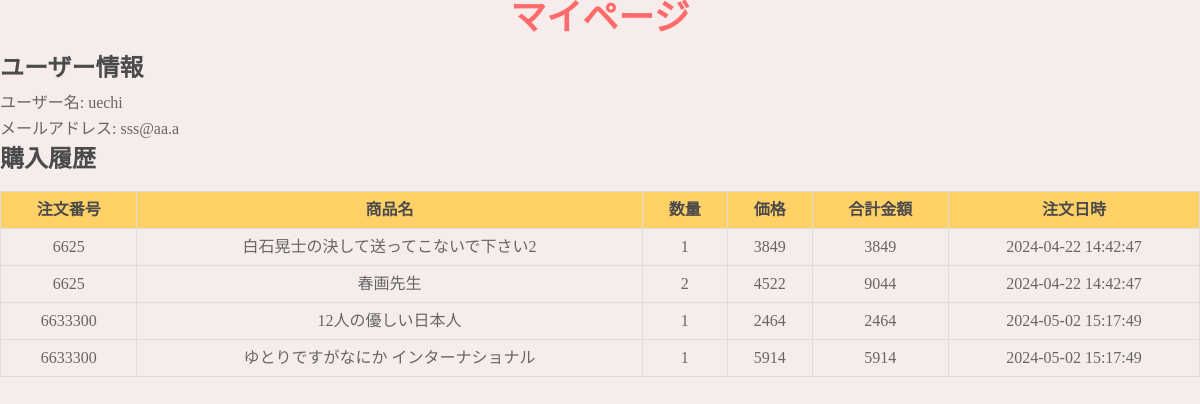
The page /mypage.php (signed in) on the database its author committed.
### tables this page shows
CREATE TABLE `orders` (
  `id` int(100) NOT NULL,
  `Name` varchar(255) NOT NULL,
  `Address` varchar(255) NOT NULL,
  `mail` varchar(200) NOT NULL,
  `Title` varchar(255) NOT NULL,
  `Amount` int(100) NOT NULL,
  `quantity` int(100) NOT NULL,
  `total_price` int(200) NOT NULL,
  `time` datetime NOT NULL,
  `order_id` int(100) NOT NULL
);

### mypage.php (the view, shortened to what this page needs)
<?php
$host = 'localhost';
$db   = 'cinema';
$user = 'root';
$pass = '';
$charset = 'utf8mb4';
$dsn = "mysql:host=$host;dbname=$db;charset=$charset";
$options = [
    PDO::ATTR_ERRMODE            => PDO::ERRMODE_EXCEPTION,
    PDO::ATTR_DEFAULT_FETCH_MODE => PDO::FETCH_ASSOC,
    PDO::ATTR_EMULATE_PREPARES   => false,
];
try {
    $pdo = new PDO($dsn, $user, $pass, $options);
    $stmt = $pdo->prepare("SELECT * FROM orders WHERE mail = :mail");
    $stmt->execute(['mail' => $_SESSION['mail']]);
    $orders = $stmt->fetchAll();
} catch (\PDOException $e) {
    echo "データベースエラー: " . $e->getMessage();
    exit;
}
?>
<!DOCTYPE html>
<html lang="ja">
<head>
    <link rel="stylesheet" href="reset.css" />
    <link rel="stylesheet" href="mypage.css" />
</head>
<body>
    <h1>マイページ</h1>
    <div>
        <h2>ユーザー情報</h2>
        <p>ユーザー名: <?= htmlspecialchars($_SESSION['username']); ?></p>
        <p>メールアドレス: <?= htmlspecialchars($_SESSION['mail']); ?></p>
    </div>
    <div>
        <h2>購入履歴</h2>
        <table>
            <thead>
                <tr>
                    <th>注文番号</th>
                    <th>商品名</th>
                    <th>数量</th>
                    <th>価格</th>
                    <th>合計金額</th>
                    <th>注文日時</th>
                </tr>
            </thead>
            <tbody>
                <?php foreach ($orders as $order) : ?>
                    <tr>
                        <td><?= htmlspecialchars($order['order_id']); ?></td>
                        <td><?= htmlspecialchars($order['Title']); ?></td>
                        <td><?= htmlspecialchars($order['quantity']); ?></td>
                        <td><?= htmlspecialchars($order['Amount']); ?></td>
                        <td><?= htmlspecialchars($order['total_price']); ?></td>
                        <td><?= htmlspecialchars($order['time']); ?></td>
                    </tr>
                <?php endforeach; ?>
            </tbody>
        </table>
    </div>
</body>
</html>

### mypage.css (style rules this page uses)
* { margin: 0; padding: 0; box-sizing: border-box; }
body { font-family: 'Comic Sans MS', cursive; background-color: #f7ecec; }
h1 { font-size: 36px; font-weight: bold; color: #ff6b6b; text-align: center; margin-bottom: 20px; }
h2 { font-size: 24px; font-weight: bold; color: #4b4b4b; margin-bottom: 15px; }
p { color: #666666; margin-bottom: 10px; }
table { width: 100%; border-collapse: collapse; margin-top: 20px; }
table th, table td { padding: 10px; border: 1px solid #dddddd; text-align: center; }
table th { background-color: #ffd166; font-weight: bold; color: #4b4b4b; }
table td { color: #666666; }

### rows shown on the page
orders: order "6625", Title "白石晃士の決して送ってこないで下さい2", quantity "1", Amount "3849", total_price "3849", time "2024-04-22 14:42:47"
orders: order "6625", Title "春画先生", quantity "2", Amount "4522", total_price "9044", time "2024-04-22 14:42:47"
orders: order "6633300", Title "12人の優しい日本人", quantity "1", Amount "2464", total_price "2464", time "2024-05-02 15:17:49"
orders: order "6633300", Title "ゆとりですがなにか インターナショナル", quantity "1", Amount "5914", total_price "5914", time "2024-05-02 15:17:49"

### other values the page prints
$_SESSION['username'] "uechi"
$_SESSION['mail'] "sss@aa.a"
